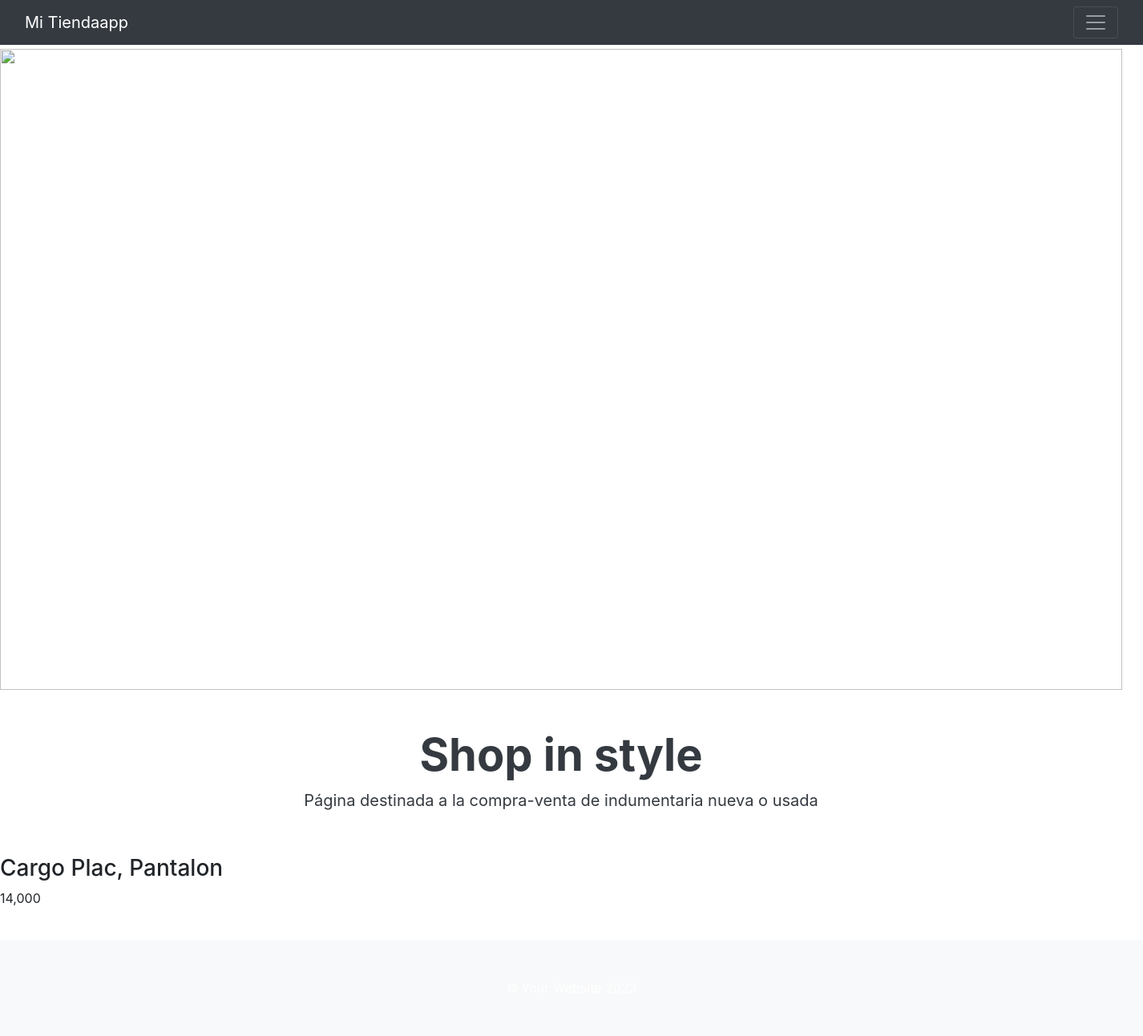
The page /detail_producto/21/ (signed in) on the database its author committed.
### tiendaapp/models.py (models this page shows, shortened)
class Productos(models.Model):
    nombre = models.CharField(max_length=100)
    categoria = models.CharField(max_length=100)
    precio = models.DecimalField(max_digits=10,decimal_places=3)
    class Meta:
        verbose_name = "Producto"
        verbose_name_plural = "Productos"
        ordering = ['nombre']

### tiendaapp/views.py (the view)
# urls.py: path('detail_producto/<int:pk>/',ProductoDetail.as_view(), name='detail_producto'),
class ProductoDetail(LoginRequiredMixin, DetailView):
    model = Productos
    template_name = 'tiendaapp/productoDetail.html'

### tiendaapp/templates/tiendaapp/productoDetail.html (shortened to what this page needs)
{% extends 'tiendaapp/base.html' %}
{% load static %}
{% block contenido %}
<form action="" method="POST">
    <h3>{{ object.nombre }}, {{ object.categoria }}</h3>
    <p>{{ object.precio }}</p>
</form>
{% endblock contenido %}

### rows shown on the page
Productos: nombre "Cargo Plac", categoria "Pantalon", precio "14,000"
